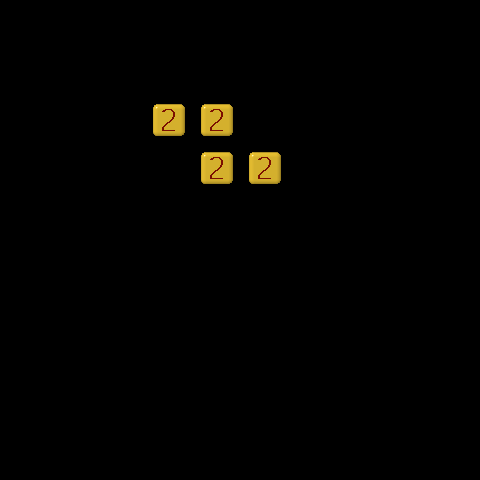

Below is a game level as drawn by its tile map, then a one-line description and the .tmx file that defines it, in full:
An orthogonal 10x10 tile map with 48x48 px tiles, 2 tile layers (food, number).

<map version="1.2" tiledversion="1.2.5" orientation="orthogonal" renderorder="right-down" width="10" height="10" tilewidth="48" tileheight="48" infinite="0" nextlayerid="3" nextobjectid="1">
 <tileset firstgid="1" name="0_99" tilewidth="48" tileheight="48" tilecount="110" columns="10">
  <image source="0-99.png" width="480" height="528" />
  <tile id="30">
   <animation>
    <frame tileid="30" duration="200" />
    <frame tileid="31" duration="200" />
    <frame tileid="32" duration="200" />
    <frame tileid="33" duration="200" />
    <frame tileid="34" duration="200" />
    <frame tileid="35" duration="200" />
    <frame tileid="36" duration="200" />
    <frame tileid="37" duration="200" />
   </animation>
  </tile>
  <tile id="44">
   <animation>
    <frame tileid="40" duration="100" />
    <frame tileid="41" duration="100" />
    <frame tileid="42" duration="100" />
    <frame tileid="43" duration="100" />
    <frame tileid="44" duration="100" />
    <frame tileid="45" duration="100" />
    <frame tileid="46" duration="100" />
    <frame tileid="47" duration="100" />
   </animation>
  </tile>
 </tileset>
 <layer id="2" name="food" width="10" height="10">
  <data encoding="csv">
0,0,0,0,0,0,0,0,0,0,
0,0,0,0,0,0,0,0,0,0,
0,0,0,35,35,0,0,0,0,0,
0,0,0,0,35,35,0,0,0,0,
0,0,0,0,0,0,0,0,0,0,
0,0,0,0,0,0,0,0,0,0,
0,0,0,0,0,0,0,0,0,0,
0,0,0,0,0,0,0,0,0,0,
0,0,0,0,0,0,0,0,0,0,
0,0,0,0,0,0,0,0,0,0
</data>
 </layer>
 <layer id="1" name="number" width="10" height="10">
  <data encoding="csv">
0,0,0,0,0,0,0,0,0,0,
0,0,0,0,0,0,0,0,0,0,
0,0,0,3,3,0,0,0,0,0,
0,0,0,0,3,3,0,0,0,0,
0,0,0,0,0,0,0,0,0,0,
0,0,0,0,0,0,0,0,0,0,
0,0,0,0,0,0,0,0,0,0,
0,0,0,0,0,0,0,0,0,0,
0,0,0,0,0,0,0,0,0,0,
0,0,0,0,0,0,0,0,0,0
</data>
 </layer>
</map>
